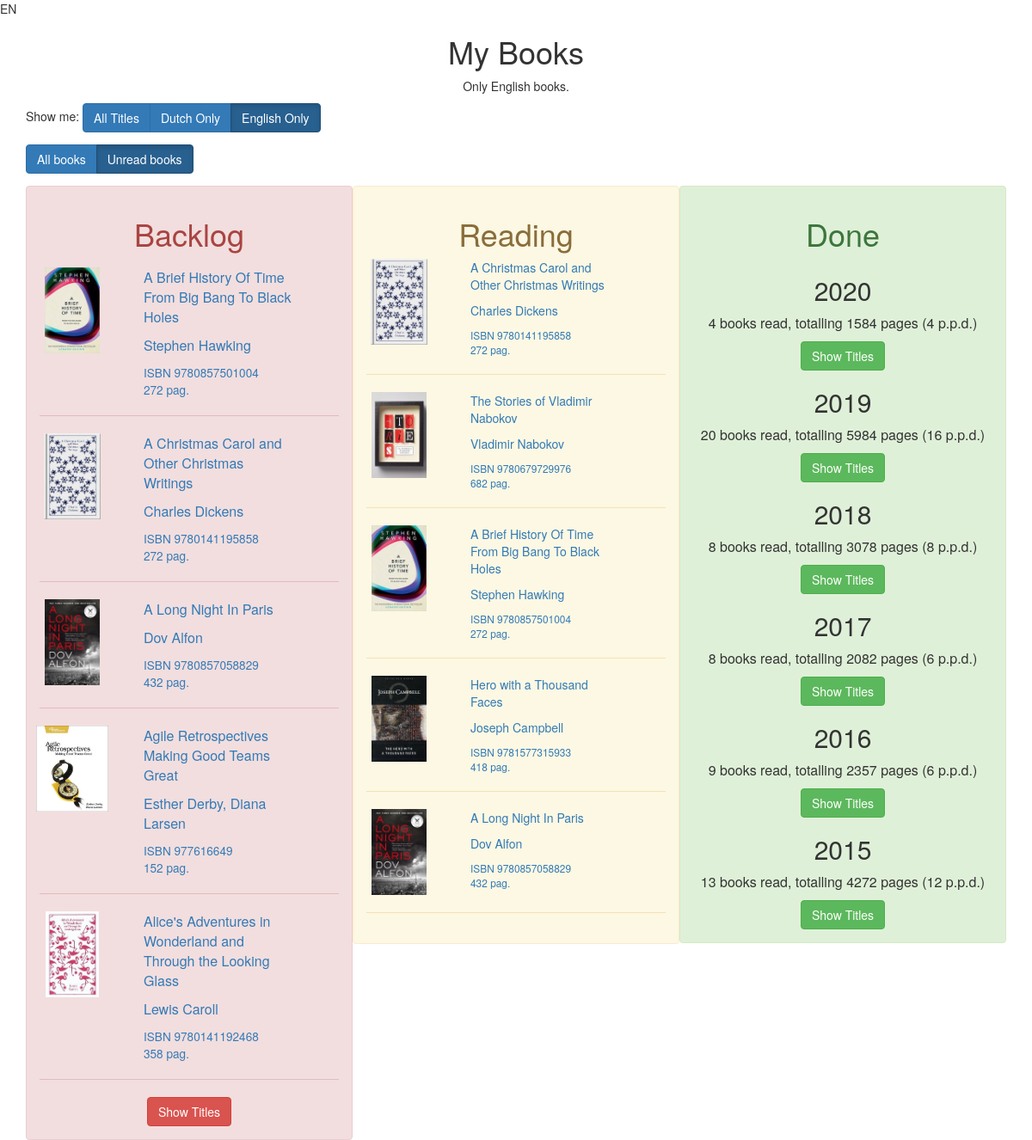
The page /index.php?language=EN on the database as committed earlier.
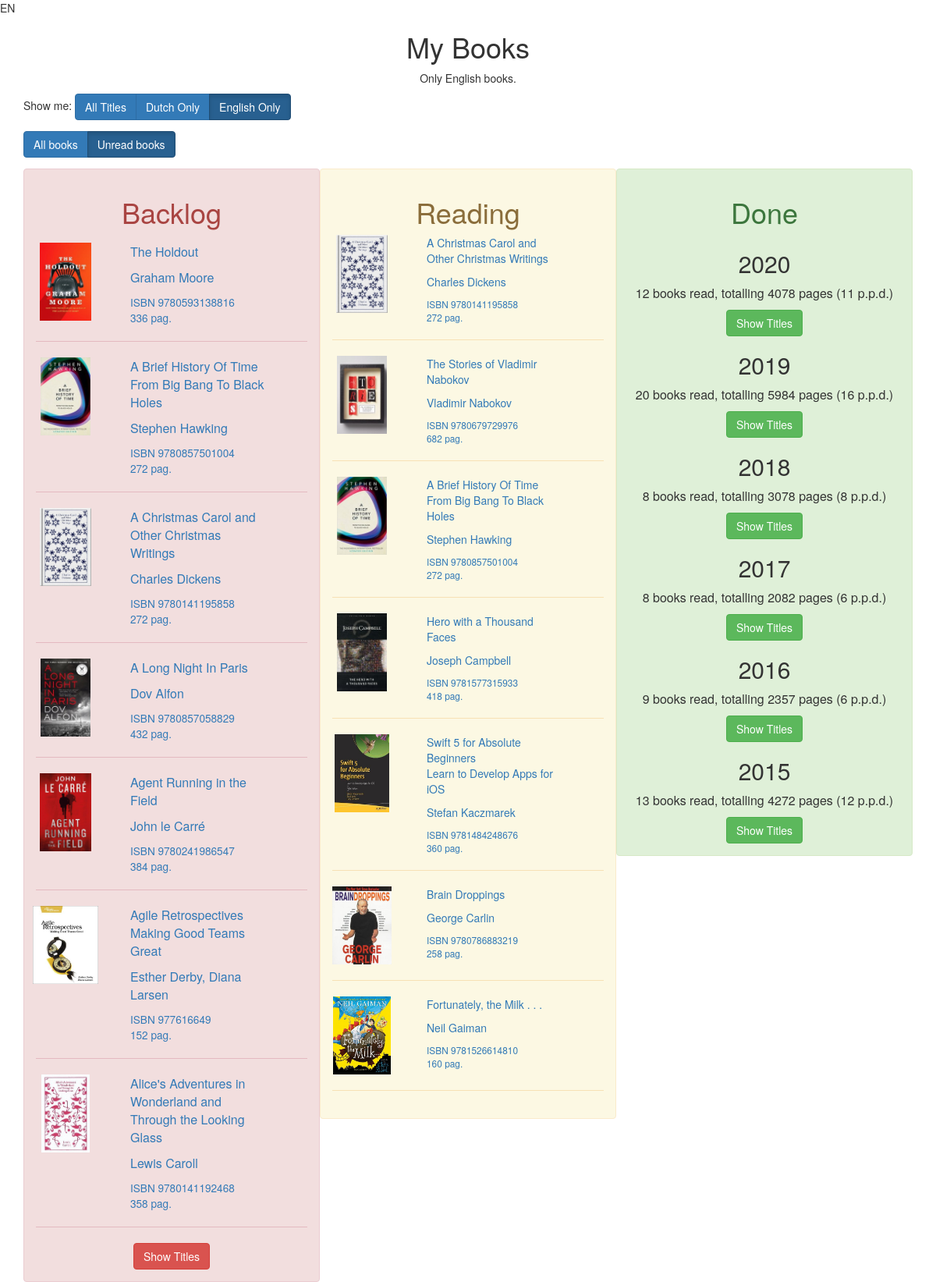
The same page on the database as committed later.
### tables this page shows
CREATE TABLE `books` (
  `idbook` int(11) NOT NULL,
  `cdkeep` tinyint(4) NOT NULL DEFAULT '1',
  `nmtitle` varchar(250) NOT NULL,
  `nmsubtitle` text,
  `nmauthor` varchar(50) NOT NULL,
  `nrpages` int(11) NOT NULL,
  `nrisbn` bigint(11) NOT NULL,
  `cdlanguage` char(3) NOT NULL DEFAULT 'NL',
  `nrorderbol` bigint(20) NOT NULL,
  `ftreview` text
);

CREATE TABLE `bookstates` (
  `idbookstate` int(11) NOT NULL,
  `idbook` int(11) NOT NULL,
  `dtstart` date DEFAULT NULL,
  `dtfinished` date DEFAULT NULL,
  `ftreview` text
);

### src/class/Library.php (called while the page is built, shortened)
<?php
require_once "Database.php";
class Library{
	private $_db;
	private $_books = [];
	private $_years = [];
	function __construct(Database $db = null)
	{
		if (empty($db))
		{
			$this->_db = new Database();
		} else {
			$this->_db = $db;
		}
	}
	function getBooks(string $selected_language = null, string $cdstatus = null, bool $unreadBooksOnly = false) : void
	{
		$sql = "";
		$where = "";
		$orderBy = "";
		switch ($cdstatus)
		{
			case "I" :
				$sql 	= "SELECT * FROM books b, bookstates bs";
				$where = "b.idbook = bs.idbook
						AND bs.dtfinished IS NULL";
				break;
			case "B":
			default:
				$sql = "SELECT * FROM books b";
				$orderBy = "b.nmtitle, b.nmsubtitle, b.nmauthor";
		}
		if (!empty($selected_language)){
			if (empty($where))
			{
				$where = "b.cdlanguage = '" . $selected_language . "'";
			} else {
				$where .= " AND b.cdlanguage = '" . $selected_language . "'";
			}
		}
		$sql .= (empty($where) ? "" : " WHERE " . $where) . (empty($orderBy) ? "" : " ORDER BY " . $orderBy);
		$rows = $this->_db->queryDb($sql);
	}
	private function _setBooks(array $rows) : array
	{
		if (empty($this->_books))
		{
			foreach ($rows as $row)
			{
				$book = new Book($this->_db);
				$book->setProperties($row);
				$this->_books[] = $book;
			}
		}
		return $this->_books;
	}
	function countReadBooksPerYear(string $selected_language = null, int $year) : array
	{
		$sql = "SELECT COUNT(*) AS books, SUM(nrpages) AS pages FROM books b, bookstates bs WHERE b.idbook = bs.idbook AND bs.dtfinished BETWEEN '" . $year . "-01-01' AND '" . $year . "-12-31'";
		if (!empty($selected_language)){
			$sql 	.= 	" AND b.cdlanguage = '" . $selected_language . "' ";
		}
		$ftrow = $this->_db->queryDb($sql);
		return $ftrow[0];
	}
	function getAllBooksReadPerYear(string $selected_language = null, int $year) : array
	{
		$sql = "SELECT * FROM books b, bookstates bs WHERE b.idbook = bs.idbook AND bs.dtfinished BETWEEN '" . $year . "-01-01' AND '" . $year . "-12-31'";
		if (!empty($selected_language)){
			$sql 	.= 	" AND b.cdlanguage = '" . $selected_language . "'";
		}
		$sql 	.= " ORDER BY bs.dtfinished DESC";
		$this->_books = [];
		$this->_setBooks($this->_db->queryDb($sql));
		return $this->_books;
	}
	function createTiles(string $admin, string $selected_language = null) : array
	{
		$tiles = [];
		if (!empty($this->_books))
		{
			foreach ($this->_books as $book){
				if (!empty($book))
				{
					$tiles[] = $book->createTile($admin, $selected_language);
				}
			}
		}
		return $tiles;
	}
	function getYears() : array
	{
		if (empty($this->_years))
		{
			$sql = "SELECT DISTINCT YEAR(dtfinished) AS year FROM bookstates WHERE dtfinished IS NOT NULL GROUP BY year DESC";
			$years = $this->_db->queryDb($sql);
			foreach ($years as $year)
			{
				$this->_years[] = $year['year'];
			}
		}
		return $this->_years;
	}
}
?>

### src/class/Database.php (called while the page is built, shortened)
<?php
class DataBase{
	var $connection;
	function __construct(){
		$this->connection = mysqli_connect(NMSERVER, NMUSER, NMPASSWORD, NMDATABASE)
			or die("Kan geen verbinding maken met server \n" . mysqli_error($this->connection));
			return;
		print_r(NMDATABASE);
	}
	function queryDb($query){
		$this->result = mysqli_query($this->connection, $query)
			or die("Fout " . mysqli_errno($this->connection) . ": "
			. mysqli_error($this->connection) . " bij uitvoeren query in querydb");
		if (mysqli_affected_rows($this->connection) == 1){
				$this->result = mysqli_fetch_array($this->result, MYSQLI_ASSOC);
		$this->result = array(0=>$this->result);
		} else {
			$x = 0;
			$output=array();
			while ($row = mysqli_fetch_array($this->result, MYSQLI_ASSOC)) {
				$output[$x] = $row;
				$x++;
			}
			$this->result = $output;
		}
		return $this->result;
	}
}
?>

### src/class/Book.php (the view, shortened to what the changed rows need)
<?php
require_once "Database.php";
class Book
{
	private $_idbook;
	private $_nmtitle;
	private $_nmsubtitle;
	private $_nmauthor;
	private $_nrpages;
	private $_nrisbn;
	private $_filename;
	function setProperties(array $row)
	{
		$this->_idbook		= $row['idbook'];
		$this->_nmtitle		= $row['nmtitle'];
		$this->_nmsubtitle	= $row['nmsubtitle'];
		$this->_nmauthor	= $row['nmauthor'];
		$this->_nrpages		= $row['nrpages'];
		$this->_nrisbn		= $row['nrisbn'];
	}
		?>
		<?php
	private function _getCover() : string
	{
		if (empty($this->_filename))
		{
			$this->_filename = "./covers/" . $this->_idbook;
			if (file_exists($this->_filename . ".jpg")){
				$this->_filename .= ".jpg";
			} elseif (file_exists($this->_filename . ".gif")){
				$this->_filename .= ".gif";
			}
		}
		return $this->_filename;
	}
	function getAuthor() : string
	{
		return $this->_nmauthor;
	}
	function createTile(bool $admin, string $cdstatus, string $selected_language = null) : string
	{
		$href	= "book.php?id=" . $this->_idbook . (empty($selected_language) ? "" : "&selected_language=" . $selected_language ) . "";
		$html = "<div id='book" . $this->_idbook . "'  class='row item'>\n";
		$html .= "  <div>\n";
		$html .= "    <div class='row'>\n";
		$html .= "      <div class='col-md-4 text-center'>\n";
		$html .= "        <a href='" . $href . "'>\n";
		$html .= "          <img src='" . $this->_getCover() . "' class='bookcover'>\n";
		$html .= "        </a>\n";
		$html .= "      </div>\n";
		$html .= "      <div class='col-md-6 booktitle'>\n";
		$html .= "        <a href='" . $href . "'>\n";
		$html .= "          <p class='title'>" . $this->_nmtitle . (empty($this->_nmsubtitle) ? "" : "<br/>" . $this->_nmsubtitle) . "</p>\n";
		$html .= "          <p class='author'>" . $this->getAuthor() . "</p>\n";
		$html .= "          <small>ISBN " . $this->_nrisbn . "<br/>" . $this->_nrpages . " pag.</small>\n";
		$html .= "        </a>\n";
		$html .= "      </div>\n";
		$html .= "    </div>\n";
		$html .= "  </div>\n";
		$html .= "</div>\n";
		$html .= "<hr>\n";
		return $html;
	}
}
?>

### src/index.php (shortened to what the changed rows need)
<?php
require_once "class/Database.php";
require_once "class/Library.php";
require_once "class/Book.php";
$admin = false;
$selected_language = null;
if (isset($_GET['language']) and $_GET['language'] !== "ALL"){
	$selected_language = $_GET['language'];
}
$unreadBooksOnly = False;
print_r($selected_language);
print_r($unreadBooksOnly);
switch ($selected_language){
	case "EN":
		$backlog		= "Backlog";
		$inprogress		= "Reading";
		$done			= "Done";
		$backlog		= "Backlog";
		$formtitle		= "My Books";
		$titlebuttonshow	= "Show Titles";
		$totalpages			= " pages";
		$totalbooks			= " books read, totalling ";
		break;
}
$booksInLibraryObj = new Library();
$booksInLibraryObj->getBooks($selected_language, "B", $unreadBooksOnly);
$booksInLibrary = $booksInLibraryObj->createTiles($admin, "B", $selected_language);
$booksInProgressObj = new Library();
$booksInProgressObj->getBooks($selected_language, "I", $unreadBooksOnly);
$booksInProgress = $booksInProgressObj->createTiles($admin, "I", $selected_language);
$numberOfBooksInProgress = $booksInProgressObj->getNumberOfBooks();
$booksDoneObj = new Library();
?>
<!doctype html>
<html>
<head>
	<link rel="stylesheet" href="https://maxcdn.bootstrapcdn.com/bootstrap/3.3.7/css/bootstrap.min.css">
	<link rel="stylesheet" href="css/books.css">
</head>
<body>
<div id="outer" class="container">
    <header class="text-center">
		<h1><?php echo $formtitle; ?></h1>
    </header>
	<main>
        <div class="alert alert-danger col-md-4">
            <h1 class="text-center"><?php echo $backlog; ?></h1>
			<?php
			createBacklogTable($booksInLibrary, $numberOfBooksInProgress, $titlebuttonshow);
			?>
        </div>
        <div class="alert alert-warning col-md-4 col-centered">
            <h1 class="text-center"><?php echo $inprogress; ?></h1>
            <div>
            <?php
			foreach ($booksInProgress as $book){
				echo $book;
			}
            ?>
            </div>
        </div>
        <div class="alert alert-success col-md-4 col-centered">
            <h1 class="text-center"><?php echo $done; ?></h1>
			<?php
			echo getBooksDone($booksDoneObj, $admin, $selected_language, $titlebuttonshow, $totalbooks, $totalpages);
			?>
        </div>
    </main>
</div>
</body>
</html>
<?php
function createBacklogTable($books, $count, $titlebuttonshow){
?>
<table width="100%">
    <tr>
        <td>
        <?php
		while($count > 0){
			echo $books[0];
			unset($books[0]);
			$books = array_values($books);
			$count--;
		}
		?>
        </td>
    </tr>
</table>
<?php
}
function getNumberOfDays(int $year) : int
{
	$start = new DateTime($year . "-01-01");
	$today = new DateTime();
	if ($year != $today->format("Y"))
	{
		$today = new DateTime($year . "-12-31");
	}
	return $today->diff($start)->format("%a");
}
function getBooksDone(Library $booksDoneObj, string $admin, string $selected_language = null, $titlebuttonshow, $totalbooks, $totalpages) : string
{
	$years = $booksDoneObj->getYears();
	$html	= "";
	foreach($years as $year){
		$result = $booksDoneObj->countReadBooksPerYear($selected_language, $year);
		$bookcount = $result['books'];
		$books = $booksDoneObj->getAllBooksReadPerYear($selected_language, $year);
		$pagescount = $result['pages'];
		$pagesaverage = number_format(($pagescount/getNumberOfDays($year)), 0);
		$html	.= "<table width='100%'>\n";
		$html	.= "  <tr>\n";
		$html	.= "    <td class='text-center'>\n";
		$html	.= "      <h2>" . $year . "</h2>\n";
		$html	.= "      <p>" . $bookcount . $totalbooks . $pagescount . $totalpages . " (" . $pagesaverage . " p.p.d.)</p>\n";
		$html	.= "    </td>\n";
		$html	.= "  </tr>\n";
		$html	.= "  <tr>\n";
		$html	.= "    <td class='text-center'>\n";
		$html	.= "      <button id='display" . $year . "' class='btn btn-success' onClick=\"javascript:toggleRows('" . $year . "', 'display" . $year . "');\" >" . $titlebuttonshow . "</button>\n";
		$html	.= "    </td>\n";
		$html	.= "  </tr>\n";
		$html	.= "  <tr id='" . $year . "' style='display: none'>\n";
		$html	.= "    <td>\n";
		foreach ($books as $book){
			$html.= $book->createTile($admin, "D", $selected_language);
		}
		$html	.= "    </td>\n";
		$html	.= "  </tr>\n";
		$html	.= "</table>\n";
	}
	return $html;
}
?>

Rows that differ between the two databases and show on the page:
no longer on this page (row edited): bookstates: $this->_nmtitle "A Long Night In Paris", $this->getAuthor() "Dov Alfon", $this->_nrisbn "9780857058829", $this->_nrpages "432"
added books: shows a picture, nmtitle "The Holdout", nmauthor "Graham Moore", nrisbn "9780593138816", nrpages "336"
added books: shows a picture, nmtitle "Agent Running in the Field", nmauthor "John le Carré", nrisbn "9780241986547", nrpages "384"
added bookstates: shows a picture
added books: nmtitle "Swift 5 for Absolute Beginners", nmsubtitle "Learn to Develop Apps for iOS", nmauthor "Stefan Kaczmarek", nrisbn "9781484248676", nrpages "360"
added bookstates: shows a picture
added books: nmtitle "Brain Droppings", nmauthor "George Carlin", nrisbn "9780786883219", nrpages "258"
added bookstates: shows a picture
added books: nmtitle "Fortunately, the Milk . . .", nmauthor "Neil Gaiman", nrisbn "9781526614810", nrpages "160"
Other text that changed with them:
new list line: "2020 12 books read, totalling 4078 pages ( 11 p.p.d.) Show Titles"
list line gone: "2020 4 books read, totalling 1584 pages ( 4 p.p.d.) Show Titles"
